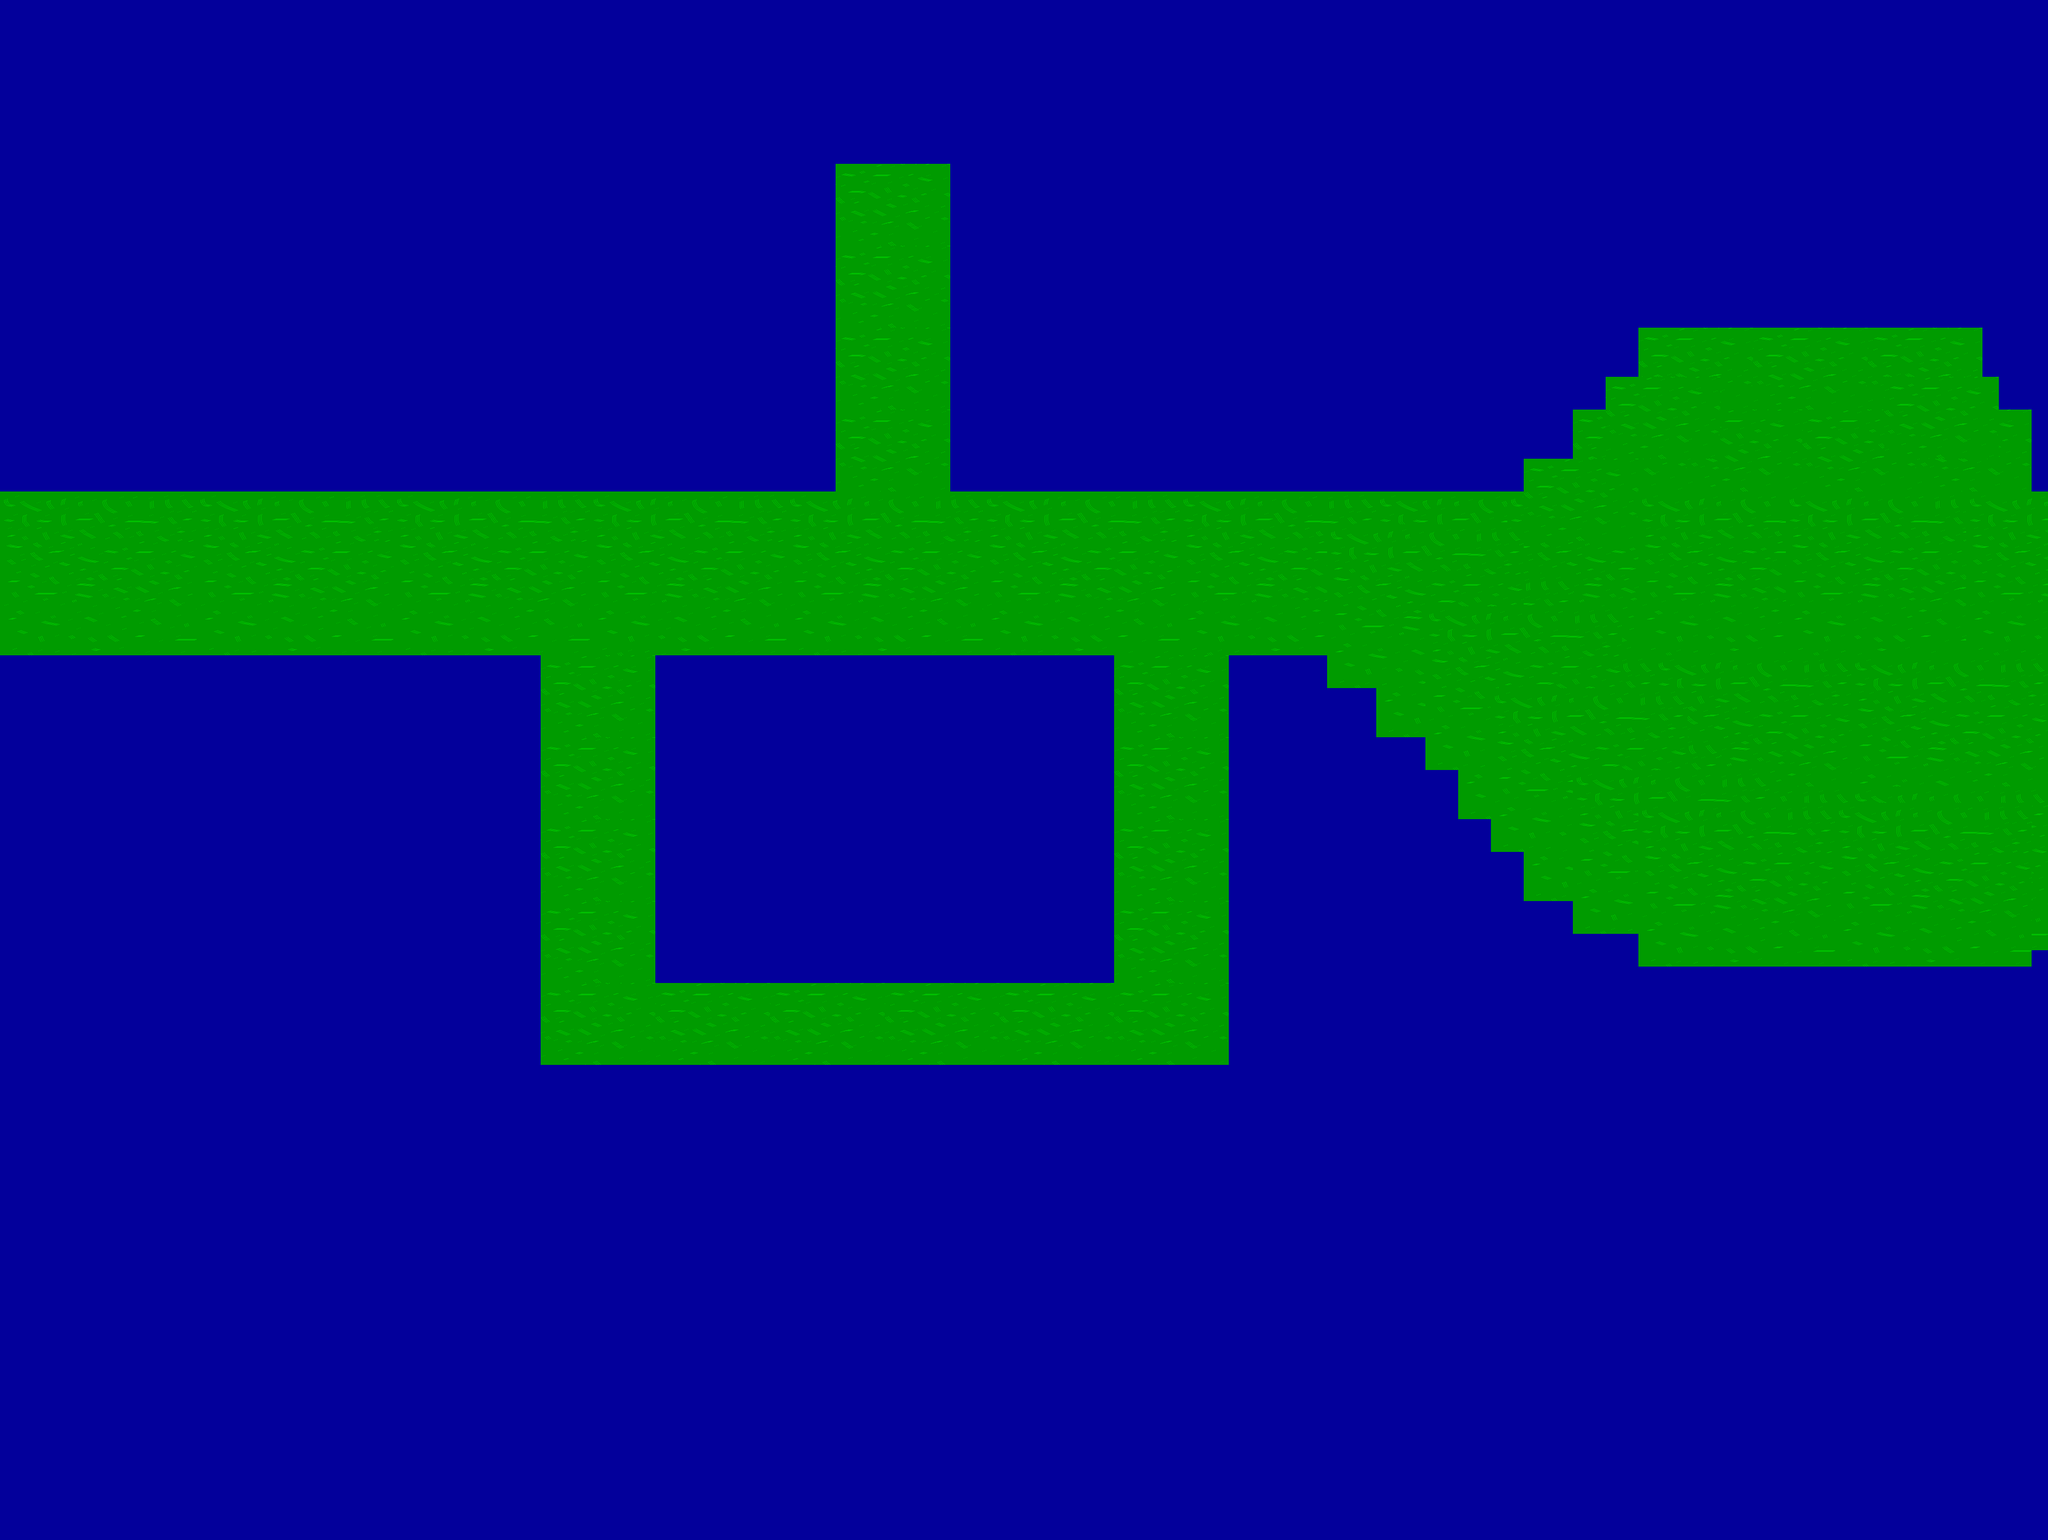

Tiled map render using the project's own tile images. Description and the map definition, with tile-layer contents summarised, below:
An orthogonal 125x94 tile map with 32x32 px tiles, 1 tile layer (Tile Layer 1).

<map version="1.10" tiledversion="1.11.2" orientation="orthogonal" renderorder="right-down" width="125" height="94" tilewidth="32" tileheight="32" infinite="0" nextlayerid="2" nextobjectid="1">
 <tileset firstgid="1" source="tileset1.tsx" />
 <layer id="1" name="Tile Layer 1" width="125" height="94">
  <data>[11750 cells, 11750 non-empty, 598 distinct tile ids]</data>
 </layer>
</map>
